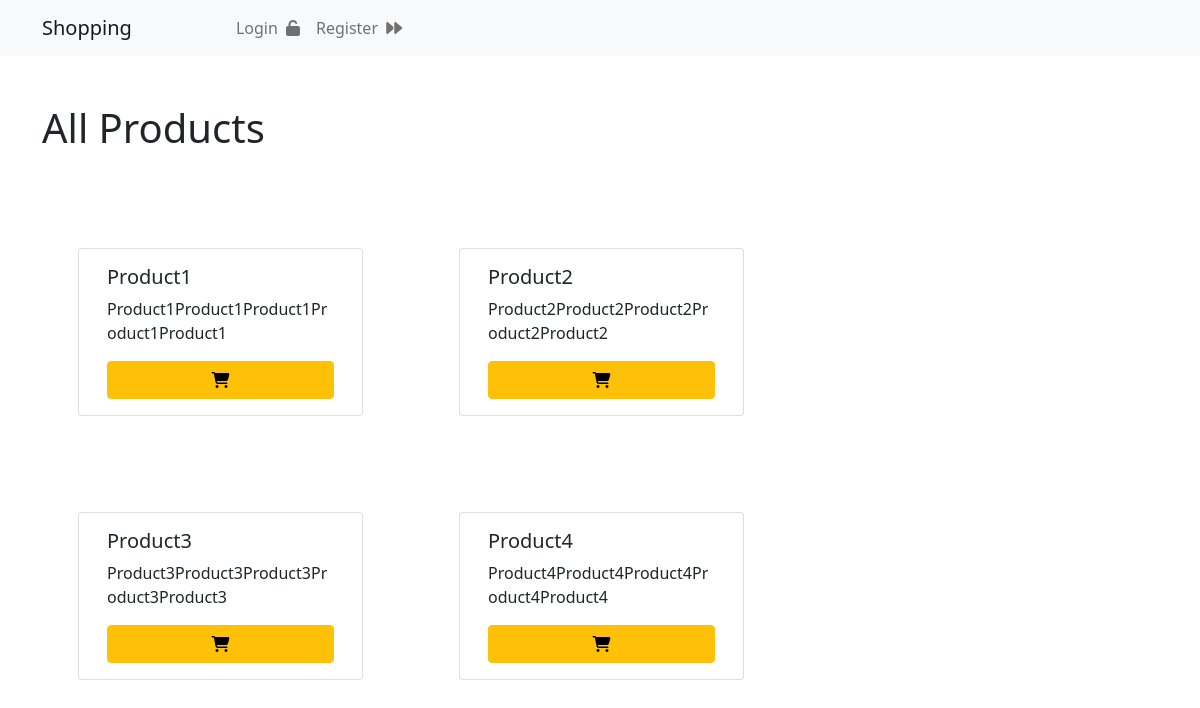
The page / on the database its author committed.
### tables this page shows
CREATE TABLE `products` (
  `id` int(11) UNSIGNED NOT NULL,
  `product_name` varchar(191) NOT NULL,
  `product_description` varchar(191) NOT NULL
);

### models/productModel.php (called while the page is built, shortened)
<?php
function get_products(){
    $conn = connectToDB();
    $data = $conn -> query("SELECT * FROM products");
    return $data -> fetchAll();
}

### index.php (the view, shortened to what this page needs)
<?php
include_once 'templates/header.php';
include_once 'templates/header.php';
if(isset($_SESSION['id'])){
    include_once 'templates/navbar_user.php';
}else{
    include_once 'templates/navbar.php';
}
include_once 'models/productModel.php';
$products = get_products();
?>
<div class="container mt-5">
    <h1 class="mb-5">All Products</h1>
    <div class="row">
        <?php
        foreach($products as $product){
            echo '<div class="card col-3 m-5">';
            echo '<div class="card-body">';
            echo '<h5 class="card-title">'.$product['product_name'].'</h5>';
            echo '<p class="card-text">'.$product['product_description'].'</p>';
            echo '<a href="buy_order.php?product_id='.$product['id'].'" class="btn btn-warning card-link w-100"><i class="fa-solid fa-cart-shopping"></i></a>';
            echo '</div>';
            echo '</div>';
        }?>
    </div>
</div>
<?php
include_once 'templates/footer.php';
?>

### rows shown on the page
products: product_name "Product1", product_description "Product1Product1Product1Product1Product1"
products: product_name "Product2", product_description "Product2Product2Product2Product2Product2"
products: product_name "Product3", product_description "Product3Product3Product3Product3Product3"
products: product_name "Product4", product_description "Product4Product4Product4Product4Product4"
